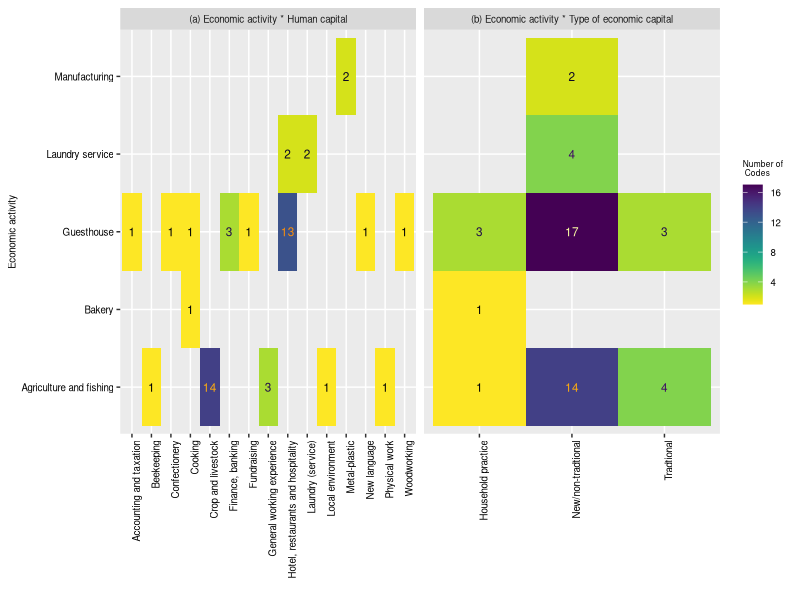

Source code (R): (Note: this script raises an error after producing the figure.)
rm(list=ls())    # clear the workspace

############ Temur Gugushvili ###########
############ Cross tabulation of Human Capital ###########


library(readxl)
library(ggalluvial)
library(viridis)


code_configurations <- readr::read_csv("data/code_configurations.csv")


human_capital_2 <- ggplot(code_configurations, aes(Human_capital , Economic_activities_general, fill= Segments)) +
                   geom_tile() +
                   geom_text(aes(label = Segments, color = Segments),  size = 3, show.legend = FALSE)+
                   scale_color_viridis(option = "inferno", direction = 1,
                                       begin = 0, end = 1, discrete=FALSE)+
                   scale_fill_viridis(option = "viridis", direction = -1,
                                      begin = 0, end = 1, discrete=FALSE)+
                   theme(axis.title.x = element_text(colour="black", size=7, hjust=0.5),
                         axis.title.y = element_text(colour="black", size=7, hjust=0.5),
                         axis.text.x=element_text(angle = 90,  hjust=1, size=7, colour="black"),
                         axis.text.y=element_text(colour="black", size=7),
                         plot.caption = element_text(size=7, colour="black", hjust=1),
                         plot.title=element_text(colour="black", size=7,  hjust=0),
                         legend.title=element_text(size=6),
                         legend.text=element_text(size=7),
                         legend.position="right",
                         legend.key.width = unit(1, "line"),
                   strip.text = element_text(size = 7))+
                   xlab("")+
                   ylab("Economic activity")+ 
                   labs(fill = "Number of \n Codes")+
                   scale_x_discrete()+
                   facet_wrap(vars(Round), scales = "free_x")


ggplot2::ggsave("visualization/Fig31.JPG", 
         plot = human_capital_2,
         width = 170,
         height = 125,
         units = "mm")




